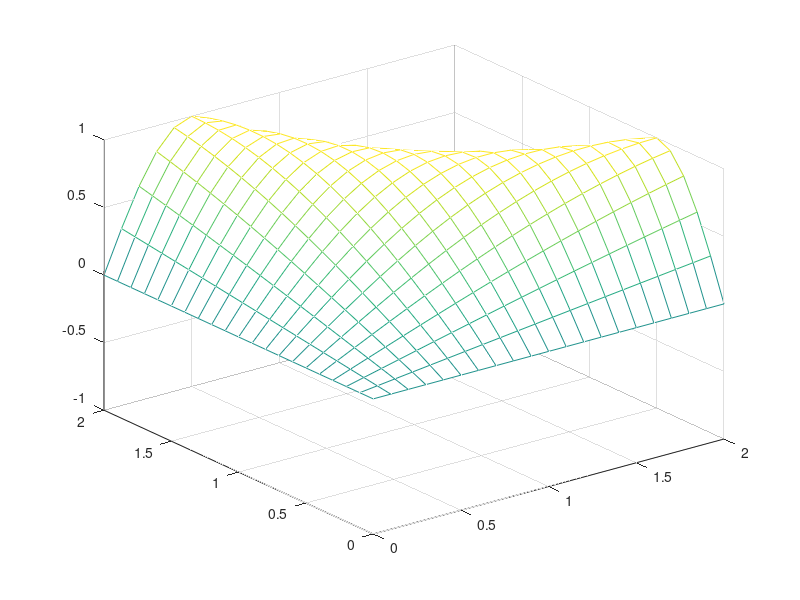

This chart was generated by the following MATLAB code: (Note: this script raises an error after producing the figure.)
function rpc6()
% rpc6 - compute integral of a smooth function in 2D
% (f = sin(x*y*pi/2); 0 < x,y, < 2)
%       Ricardo Pachon, 12/06

% First we plot the function:
 x = 0:.1:2; y = x;
 [xx,yy] = meshgrid(x,y);
 mesh(xx,yy,sin(pi*xx.*yy/2))

% Then we compute the double integral:
 exact = 1.55185834819916
 x = chebfun(@(x) x,[0 2]);
 f = chebfun(@f_integrated_wrt_x,[0 2]);
 integral = sum(f)

 function fx = f_integrated_wrt_x(y)
   n = length(y);
   fx = zeros(length(y),1);
   for i = 1:n
       fx(i) = sum(sin(pi*x*y(i)/2));
   end
 end

end
